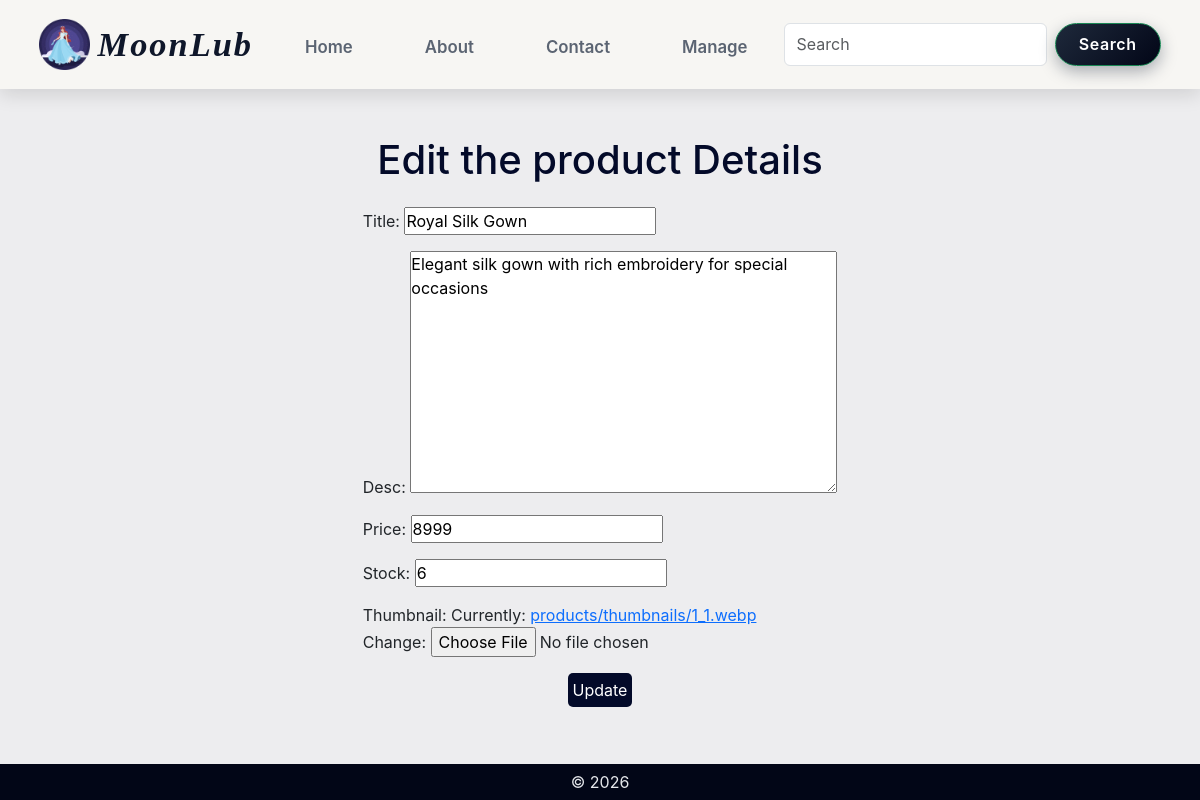
Screenshot of /products/1/edit/ with the database file from the repository.
### products/models.py (models this page shows, shortened)
class Product(models.Model):
    title = models.CharField(max_length = 255)
    desc = models.TextField(max_length = 500)
    price = models.PositiveIntegerField()
    stock = models.PositiveIntegerField()
    thumbnail = models.ImageField(upload_to = 'products/thumbnails/')
    created_at = models.DateTimeField(auto_now_add = True)
    updated_at = models.DateTimeField(auto_now = True)

### products/views.py (the view)
# urls.py: path('<int:pk>/edit/', UpdateProduct.as_view(), name='edit_product'),
class UpdateProduct(UpdateView):
    model = Product
    template_name = 'products/update_product.html'
    fields = '__all__'
    success_url = '/'

### templates/products/update_product.html (shortened to what this page needs)
{% extends 'base/base.html' %}
{%block content %}
<section>
    <div class="addform">
        <h3>Edit the product Details</h3>
        <form method="post" enctype="multipart/form-data">
            {{form.as_p}}
            <div class="adbtn">
                <button type="submit" class="addbtn">Update</button>
            </div>
        </form>
    </div>
</section>
{% endblock %}

### static/css/styles.css (style rules this page uses)
* { margin: 0; padding: 0; box-sizing: border-box; }
body { padding: 89px 0 0 0; font-family: 'Inter', sans-serif; background-color: #ededef; }

### rows the page displays
Product: title "Royal Silk Gown", desc "Elegant silk gown with rich embroidery for special occasions", price "8999", stock "6"
